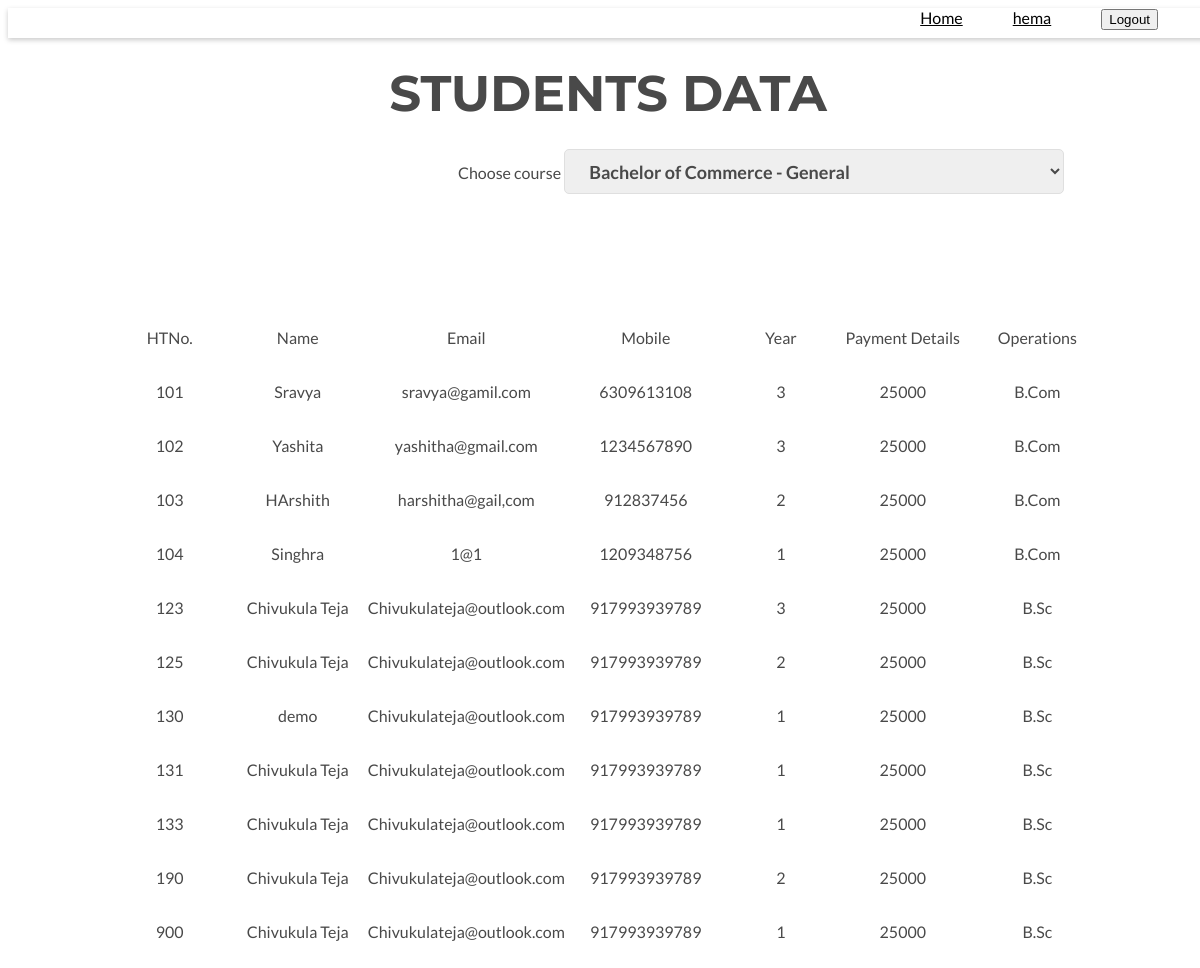
/paymentdata.php (signed in), run on the app's committed database.
### tables this page shows
CREATE TABLE `users_data` (
  `sno` bigint(100) NOT NULL,
  `id` varchar(255) NOT NULL,
  `name` varchar(255) NOT NULL,
  `mobile` bigint(20) NOT NULL,
  `email` varchar(255) NOT NULL,
  `role` int(10) NOT NULL,
  `password` varchar(255) NOT NULL,
  `fathername` varchar(255) NOT NULL,
  `year` int(10) NOT NULL,
  `pd` bigint(255) NOT NULL,
  `course` varchar(255) NOT NULL
);

### paymentdata.php (the view, shortened to what this page needs)
<?php
include 'header.php';
?>
<h1 class='main_heading'> Students Data</h1>
<p style='padding-left:450px'>
    <lable>Choose course</lable>
    <select name='' class='input_course'>
        <option value='1'>Bachelor of Commerce - General</option>
    </select>
</p>
<table>
    <thead class='tabbody'>
        <tr>
            <td>HTNo.</td>
            <td>Name</td>
            <td>Email</td>
            <td>Mobile</td>
            <td>Year</td>
            <td>Payment Details</td>
            <td>Operations</td>
        </tr>
    </thead>
    <?php
$checkAccount = 'SELECT * from users_data where role = 1';
$row = mysqli_query( $con, $checkAccount );
while( $data = mysqli_fetch_array( $row ) )
 {
    ?>
    <tbody class='tabbody'>
        <tr>
            <td><?php echo $data['id'];
    ?></td>
            <td><?php echo $data['name'];
    ?></td>
            <td><?php echo $data['email'];
    ?></td>
            <td><?php echo $data['mobile'];
    ?></td>
            <td><?php echo $data['year'];
    ?></td>
            <td><?php echo $data['pd'];
    ?></td>
            <td><?php echo $data['course'];
    ?></td>
        </tr>
        <?php
}
?>
</table>

### main.css (style rules this page uses)
body { font-family: Lato; color: #494949; width: 100%; top: 0; right: 0; }
.main_heading { font-size: 50px; text-align: center; font-weight: 700; text-transform: uppercase; font-family: Montserrat; margin: 25px; }
.input_course { width: 500px; height: 45px; color: #494949; border-radius: 5px; border: 1px solid #dfdfdf; outline: none; font-size: 18px; font-weight: 600; text-indent: 20px; font-family: Lato; margin-bottom: 15px; }
::placeholder { color: #cacaca; }
.tabbody tr td { border: 0px solid #494949; width: 200px; height: 50px; text-align: center; }
table { margin: 100px; }

### data on the page
users_data: id "101", name "Sravya", email "sravya@gamil.com", mobile "6309613108", year "3", pd "25000", course "B.Com"
users_data: id "102", name "Yashita", email "yashitha@gmail.com", mobile "1234567890", year "3", pd "25000", course "B.Com"
users_data: id "103", name "HArshith", email "harshitha@gail,com", mobile "912837456", year "2", pd "25000", course "B.Com"
users_data: id "104", name "Singhra", email "1@1", mobile "1209348756", year "1", pd "25000", course "B.Com"
users_data: id "123", name "Chivukula Teja", email "Chivukulateja@outlook.com", mobile "917993939789", year "3", pd "25000", course "B.Sc"
users_data: id "125", name "Chivukula Teja", email "Chivukulateja@outlook.com", mobile "917993939789", year "2", pd "25000", course "B.Sc"
users_data: id "130", name "demo", email "Chivukulateja@outlook.com", mobile "917993939789", year "1", pd "25000", course "B.Sc"
users_data: id "131", name "Chivukula Teja", email "Chivukulateja@outlook.com", mobile "917993939789", year "1", pd "25000", course "B.Sc"
users_data: id "133", name "Chivukula Teja", email "Chivukulateja@outlook.com", mobile "917993939789", year "1", pd "25000", course "B.Sc"
users_data: id "190", name "Chivukula Teja", email "Chivukulateja@outlook.com", mobile "917993939789", year "2", pd "25000", course "B.Sc"
users_data: id "900", name "Chivukula Teja", email "Chivukulateja@outlook.com", mobile "917993939789", year "1", pd "25000", course "B.Sc"

### other printed values
$_SESSION['user'] "hema"
